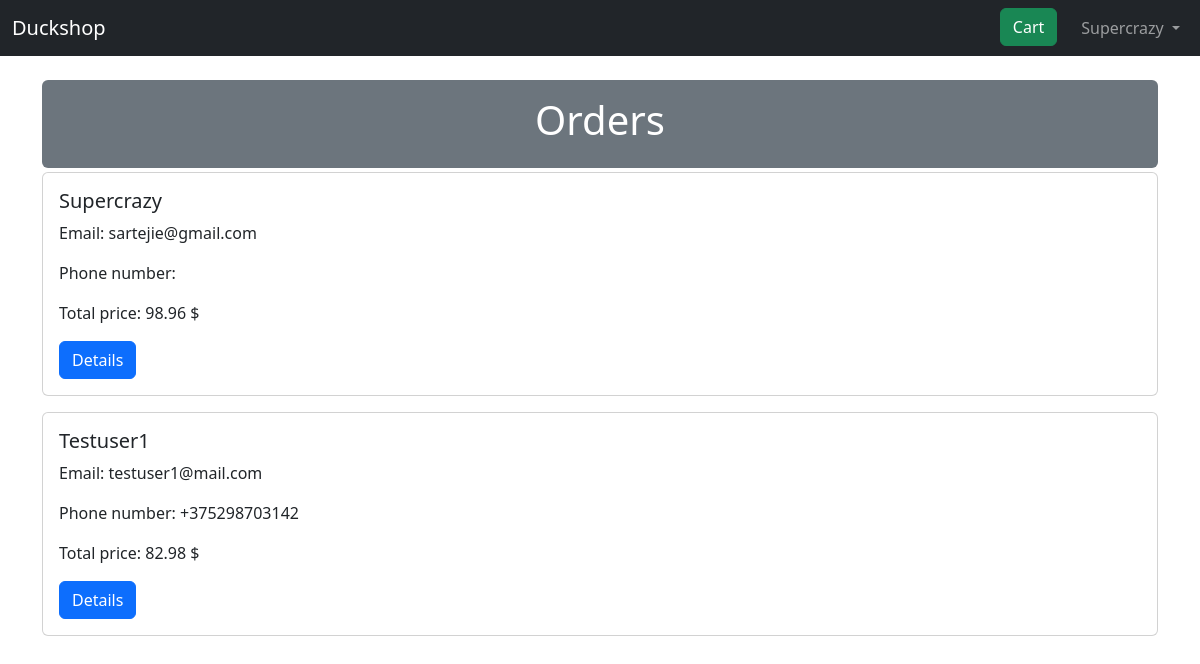
/order/ (signed in), run on the app's committed database.
### users/models.py (models this page shows)
class CustomUser(AbstractUser):
    phone = PhoneField(blank=True, help_text='Contact phone number')

### pages/models.py (models this page shows, shortened)
class Order(models.Model):
    customer = models.ForeignKey(
            settings.AUTH_USER_MODEL,
            on_delete=models.CASCADE,
            related_name='Order'
        )
    total_price = models.DecimalField(max_digits=8, decimal_places=2)

### pages/views.py (the view)
# urls.py: path("order/", views.OrderListView.as_view(), name="order_list"),
class OrderListView(PermissionRequiredMixin, ListView):
    permission_required = "add"
    model = models.Order
    template_name = 'order_list.html'

### templates/order_list.html (shortened to what this page needs)
{% extends 'base.html' %}
{% block content %}
<div class="pt-3 pb-3 ps-3 pe-3 mb-1 rounded bg-secondary text-white">
    <h1 class="text-center">Orders</h1>
</div>
    {% for order in object_list %}
    <div class="card mb-3" >
        <div class="row g-0">
            <div class="col-md-8">
                <div class="card-body">
                    <h5 class="card-title">{{ order.customer.username}}</h5>
                    <p class="card-text">Email: {{ order.customer.email}}</p>
                    <p class="card-text">Phone number: {{ order.customer.phone}}</p>
                    <p class="card-text">Total price: {{ order.total_price}} $</p>
                    <a class="btn btn-primary" href="{% url 'order_detail' order.pk %}">Details</a>
                </div>
            </div>
        </div>
    </div>
    {% endfor %}
{% endblock content %}

### templates/base.html (shortened to what this page needs)
<!doctype html>
<html lang="en">
    <head>
    <link href="https://cdn.jsdelivr.net/npm/bootstrap@5.3.3/dist/css/bootstrap.min.css" rel="stylesheet">
    </head>
    <body>
        <nav class="navbar navbar-expand-md bg-dark mb-4" data-bs-theme="dark">
            <div class="container-fluid">
                <a class="navbar-brand" href="{% url 'home' %}">Duckshop</a>
                <div class="collapse navbar-collapse" id="navbarCollapse">
                {% if user.is_authenticated %}
                    <ul class="navbar-nav ms-auto">
                        <li class="nav-item me-3"><a href="{% url 'cart' %}" class="btn btn-success">Cart</a></li>
                        <li class="nav-item">
                            <a class="nav-link dropdown-toggle" href="#" id="userMenu" data-bs-toggle="dropdown" aria-expanded="false">
                                {{ user.username }}
                            </a>
                        </li>
                    </ul>
                    {% else %}
                    <form class="form-inline ms-auto">
                        <a href="{% url 'login' %}" class="btn btn-outline-secondary">Log in</a>
                        <a href="{% url 'signup' %}" class="btn btn-primary ms-2">Sign up</a>
                    </form>
                    {% endif %}
                </div>
            </div>
        </nav>
        <div class="container">
        {% block content %}
        {% endblock %}
        </div>
    </body>
</html>

### data on the page
CustomUser: username "Supercrazy"
Order: customer.username "Supercrazy", customer.email "sartejie@gmail.com", total_price "98.96"
Order: customer.username "Testuser1", customer.email "testuser1@mail.com", customer.phone "+375298703142", total_price "82.98"
